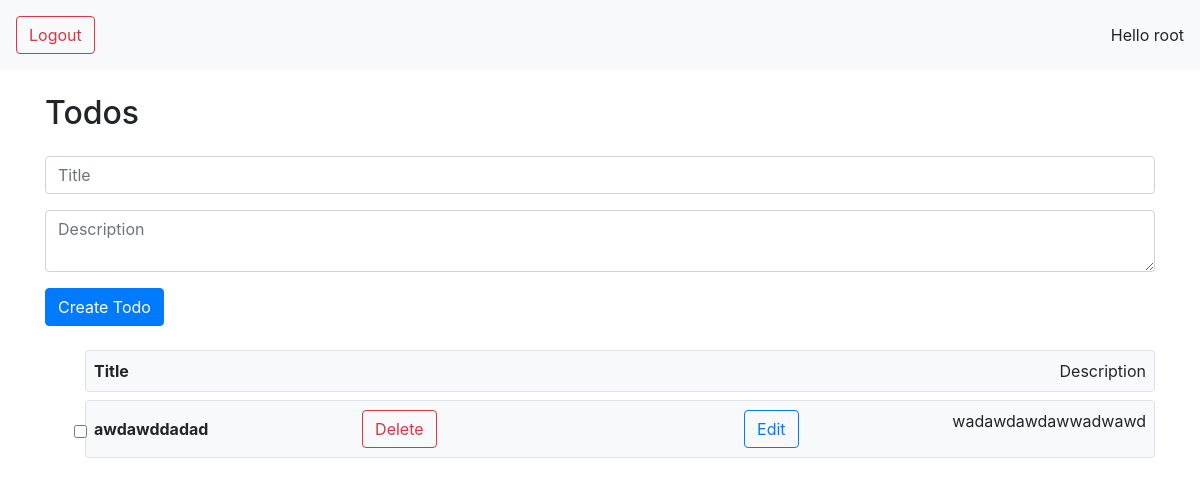
Before: / (signed in) with the older database file.
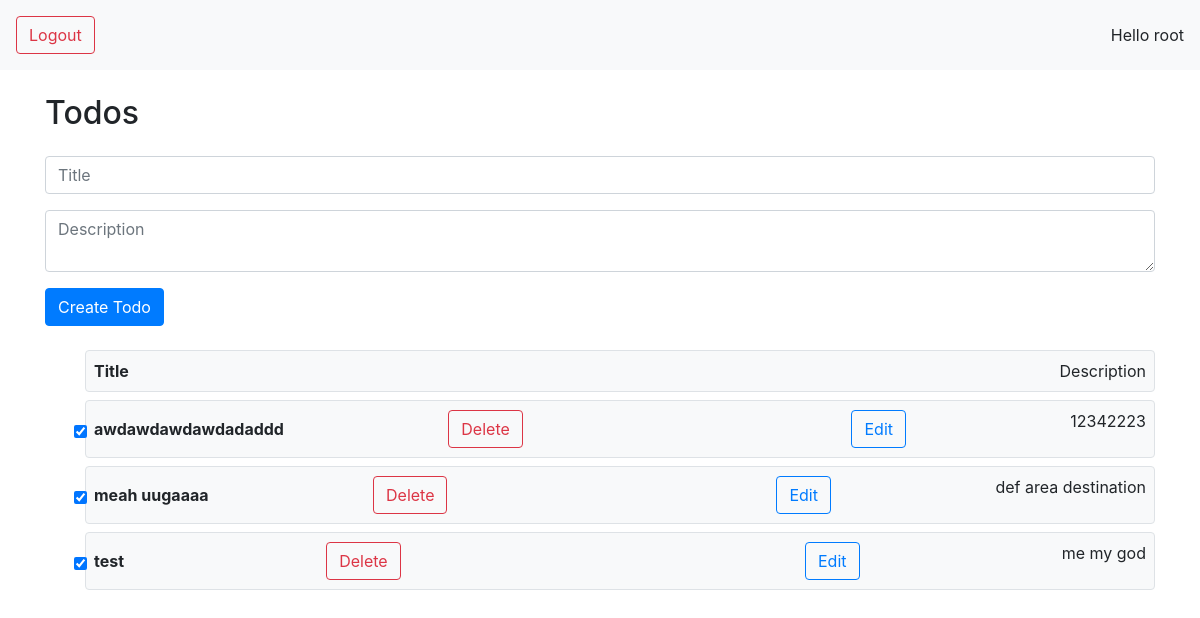
After: the same page with the newer database file.
### todos/models.py (models this page shows, shortened)
class Todo(models.Model):
    user = models.ForeignKey(settings.AUTH_USER_MODEL, on_delete=models.CASCADE, related_name='todos')
    title = models.CharField(max_length=100)
    description = models.TextField()
    completed = models.BooleanField(default=False)

### todos/views.py (the view)
# urls.py: path('', views.index, name='index'),
def index(request):
    if not request.user.is_authenticated:
        return render(request, 'todos/login.html')
    elif request.user.is_authenticated:
        username = request.user.username
        todos = Todo.objects.filter(user=request.user)
        context = {
            'username': username,
            'todos': todos,
        }
        return render(request, 'todos/index.html', context=context)
    else:
        return HttpResponse("Invalid request method", status=405)

### todos/templates/todos/index.html (shortened to what this page needs)
<!DOCTYPE html>
<html lang="en">
<head>
    <link rel="stylesheet" href="https://stackpath.bootstrapcdn.com/bootstrap/4.5.2/css/bootstrap.min.css">
</head>
<body>
    <header class="d-flex justify-content-between align-items-center p-3 bg-light">
        <nav class="d-flex gap-3">
            <button onclick="logout()" class="btn btn-outline-danger">Logout</button>
        </nav>
        Hello {{ user.username }}
    </header>
    <section class="container mt-4">
        <h2 class="mb-4">Todos</h2>
        <form method="post" action="{% url 'create_todo' %}" class="mb-4">
            <div class="form-group">
                <input type="text" name="title" placeholder="Title" class="form-control" required>
            </div>
            <div class="form-group">
                <textarea name="description" placeholder="Description" class="form-control"></textarea>
            </div>
            <button type="submit" class="btn btn-primary">Create Todo</button>
        </form>
        <ul>
            <li class="mb-2 d-flex justify-content-between align-items-center border p-2 rounded bg-light">
                <strong class="form-label">Title</strong> Description
            </li>
            {% for todo in todos %}
                <li class="mb-2 d-flex justify-content-between align-items-center border p-2 rounded bg-light">
                    <strong class="form-label">{{ todo.title }}</strong>
                    <button onclick="deleteTodo({{ todo.id }})" class="btn btn-outline-danger form-button m-auto">Delete</button>
                    <a href="{% url 'edit_todo' todo.id %}" class="btn btn-outline-primary form-button m-auto">Edit</a>
                    <p class="text-nowrapping">{{ todo.description }}</p>
                    <input data-url="{% url 'toggle_todo_completion' todo.id %}" type="checkbox" {% if todo.completed %} checked {% endif %}  class="form-check-input"  onclick="toggleTodoCompletion(this.checked)">
                </li>
            {% endfor %}
        </ul>
    </section>
</body>
</html>

Changed rows visible on the page:
changed Todo: title "awdawddadad" → "awdawdawdawdadaddd"; description "wadawdawdawwadwawd" → "12342223"; completed "☐" → "☑"
added Todo: title "meah uugaaaa", description "def area destination", completed "☑"
added Todo: title "test", description "me my god", completed "☑"
